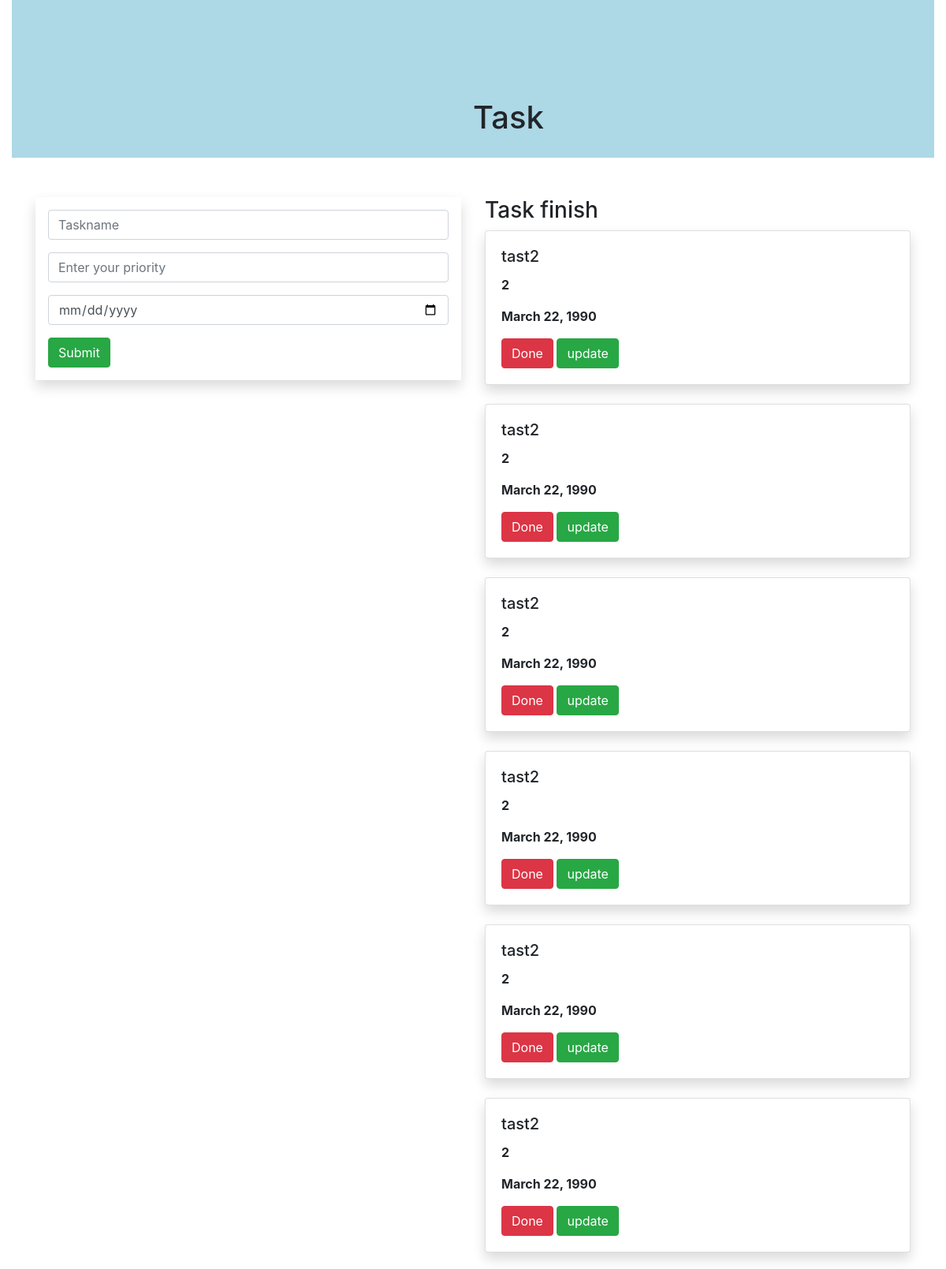
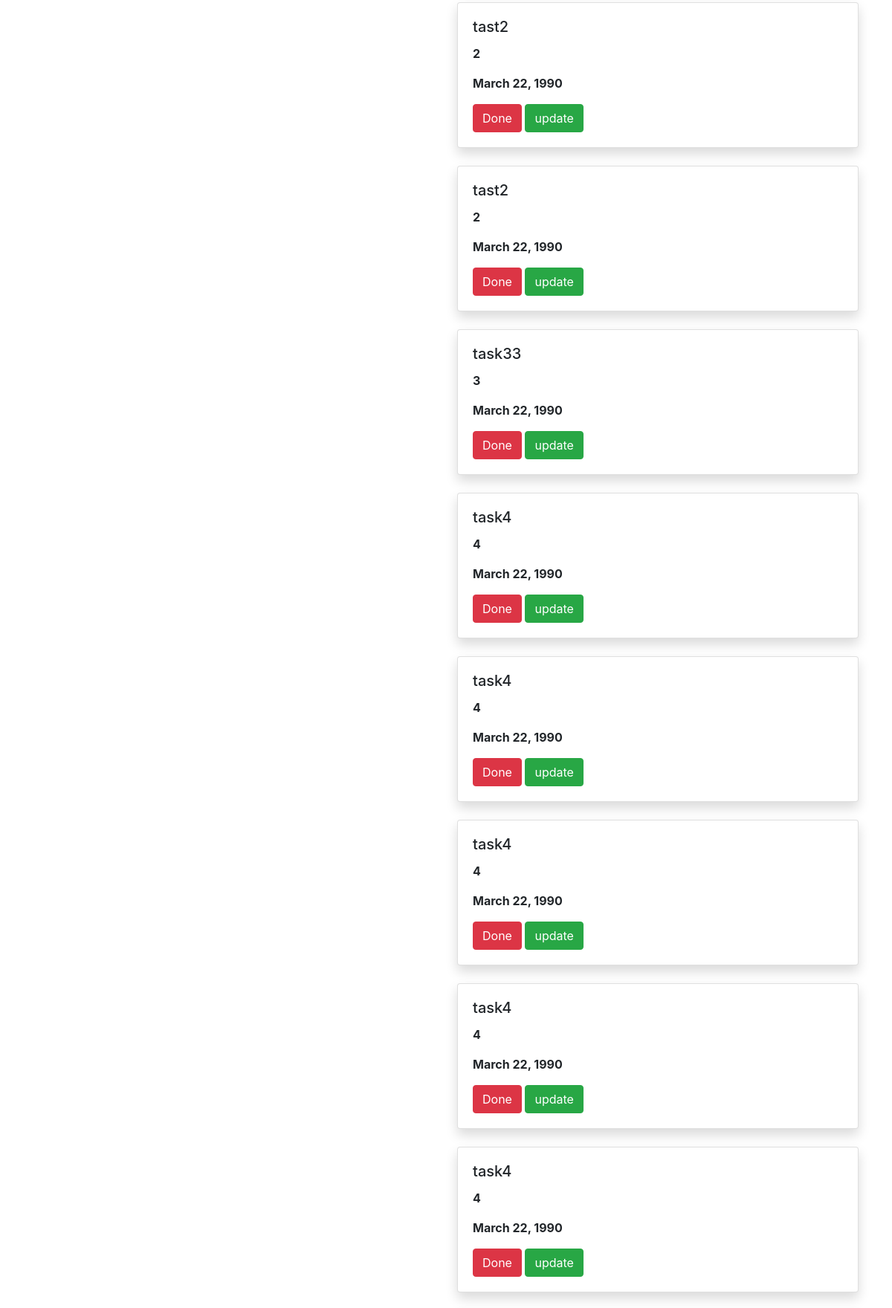
The page / (upper part) on the database its author committed (2 pictures, top to bottom).
### todoApp2/models.py (models this page shows, shortened)
class Task1(models.Model):
    name = models.CharField(max_length=250)
    priority = models.IntegerField()
    date=models.DateField()

### todoApp2/views.py (the view)
# urls.py: path('', views.home, name='home'),
def home(request):
    task1 = Task1.objects.all
    if request.method=='POST':
        name=request.POST.get('task','')
        priority=request.POST.get('priority','')
        date = request.POST.get('date', '')
        task=Task1(name=name,priority=priority,date=date)
        task.save()
    return render(request, 'home.html',{'task1':task1})

### templates/home.html (shortened to what this page needs)
{% extends 'base.html' %}
{% block content %}
<div class="container-fluid">
    <div class="row">
        <div class="col-md-12">
            <div class="banner1">
                <div class="banner1-text">
                <h1>Task </h1>
                </div>
            </div>
        </div>
    </div>
</div>
<div class="container">
    <div class="row">
    <div class="col-md-6">
<form method="POST" class="p-3 shadow">
    <div class="form-group">
    <input type="text" class="form-control" name="task" placeholder="Taskname">
</div>
<div class="form-group">
    <input type="text"  class="form-control" name="priority" placeholder="Enter your priority" >
</div>
<div class="form-group">
    <input type="date"  class="form-control" name="date" placeholder="Enter your date" >
</div>
<input type="submit" class="btn btn-success">
</form>
    </div>
<div class="col-md-6">
    <h3> Task finish</h3>
    {% for i in task1 %}
    <div class=" shadow card">
        <div class="card-body">
        <h5 class="card-title"> {{i.name}}</h5>
            <p><b>{{i.priority}}</b></p>
            <p><b>{{i.date}}</b></p>
            <a class="btn btn-danger" href="{% url 'delete' i.id %}">Done</a>
            <a class="btn btn-success" href="{% url 'update' i.id %}">update</a>
        </div>
    </div>
<br>
{% endfor %}
</div>
</div>
</div>
{% endblock %}

### templates/base.html (shortened to what this page needs)
{%  load static %}
<!DOCTYPE html>
<html lang="en">
<head>
    <link rel="stylesheet" href="https://cdn.jsdelivr.net/npm/bootstrap@4.6.2/dist/css/bootstrap.min.css">
    <link rel="stylesheet" href="{% static  'style.css' %}">
</head>
<body>
{% block content %}
{% endblock %}
</body>
</html>

### static/style.css (style rules this page uses)
.banner1 { background: lightblue; width: 100%; height: 200px; margin-bottom: 50px; }
.banner1-text { position: absolute; top: 50%; left: 50%; transform: transform; }

### rows shown on the page
Task1: name "tast2", priority "2", date "March 22, 1990"
Task1: name "tast2", priority "2", date "March 22, 1990"
Task1: name "tast2", priority "2", date "March 22, 1990"
Task1: name "tast2", priority "2", date "March 22, 1990"
Task1: name "tast2", priority "2", date "March 22, 1990"
Task1: name "tast2", priority "2", date "March 22, 1990"
Task1: name "tast2", priority "2", date "March 22, 1990"
Task1: name "tast2", priority "2", date "March 22, 1990"
Task1: name "task33", priority "3", date "March 22, 1990"
Task1: name "task4", priority "4", date "March 22, 1990"
Task1: name "task4", priority "4", date "March 22, 1990"
Task1: name "task4", priority "4", date "March 22, 1990"
Task1: name "task4", priority "4", date "March 22, 1990"
Task1: name "task4", priority "4", date "March 22, 1990"
